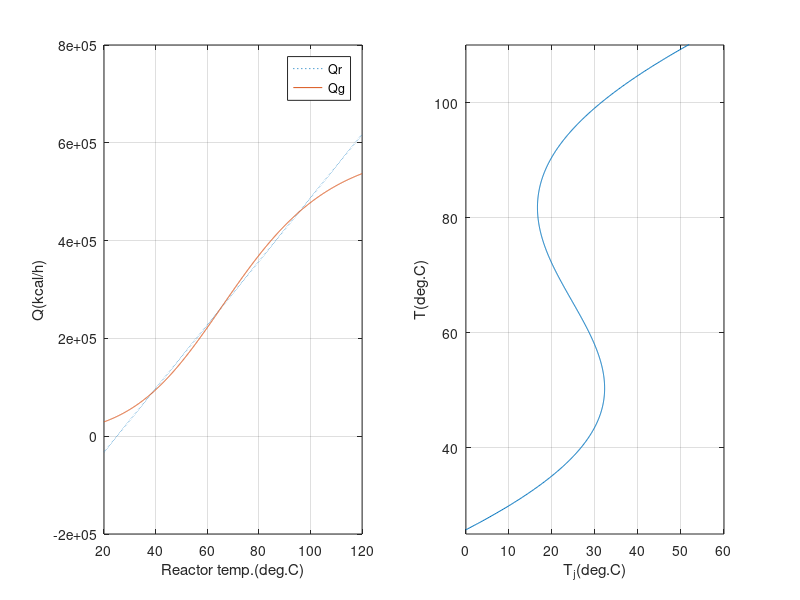

MATLAB code to generate this figure:
% sscstr.m: steady-state solution for a CSTR 
clear all; 
Caf = 10; D = 2.335; Fi = 10; Tf = 25; Tj = 25; dH = 5960; A1 = 3.49308e7;  
E = 11843; rCp = 500; Ui = 70; R = 1.987; 
Sa = (pi/4)*D^2; hs = Fi^2 / (10*Sa); Sh = Sa + pi*D*hs;  
a1 = Fi/Sa/hs; b1 = dH/rCp; c1 = Ui*Sh/(rCp*Sa*hs); 
fs = @(X) [a1*(Caf-X(1))-A1*exp(-E/R/(X(2)+273.15))*X(1); % X(1) = Cas, X(2) = Ts    
a1*(Tf - X(2)) + b1*A1*exp(-E/R/(X(2)+273.15))*X(1) - c1*(X(2) - Tj)]; 
% Solve nonlinear equations for three different initial guesses. 
x01 = [8 20]; x1 = fsolve(fs,x01); x02 = [5 70]; x2 = fsolve(fs,x02); x03 = [2 120]; x3 = fsolve(fs,x03); 
fprintf('Initial guess: Cas = %g, Ts = %g',x01(1), x01(2)); 
fprintf('  Steady-state values: Cas = %g, Ts = %g\n',x1(1), x1(2)); 
fprintf('Initial guess: Cas = %g, Ts = %g',x02(1), x02(2)); 
fprintf('  Steady-state values: Cas = %g, Ts = %g\n',x2(1), x2(2)); 
fprintf('Initial guess: Cas = %g, Ts = %g',x03(1), x03(2)); 
fprintf('  Steady-state values: Cas = %g, Ts = %g\n',x3(1), x3(2)); 
% Generate heat and temperature profiles. 
Ts = [20:0.1:120]; k1s = A1*exp(-E/R./(Ts+273.15)); Cas = a1*Caf./(k1s+a1); 
Qr = Ui*Sh*(Ts-Tj) + Fi*rCp*(Ts-Tf); Qg = dH*Sa*hs*Cas.*k1s; 
Tjs = Ts + (rCp*Fi*(Ts-Tf) - dH*Sa*hs*Cas.*k1s)/(Ui*Sh); 
subplot(1,2,1) % Heat profile 
plot(Ts,Qr,':',Ts,Qg), xlabel('Reactor temp.(deg.C)'), ylabel('Q(kcal/h)') 
legend('Qr','Qg','location','best'), grid 
subplot(1,2,2) % Temperature profile 
plot(Tjs,Ts), axis([0 60 25 110]), grid, xlabel('T_j(deg.C)'), ylabel('T(deg.C)') 
